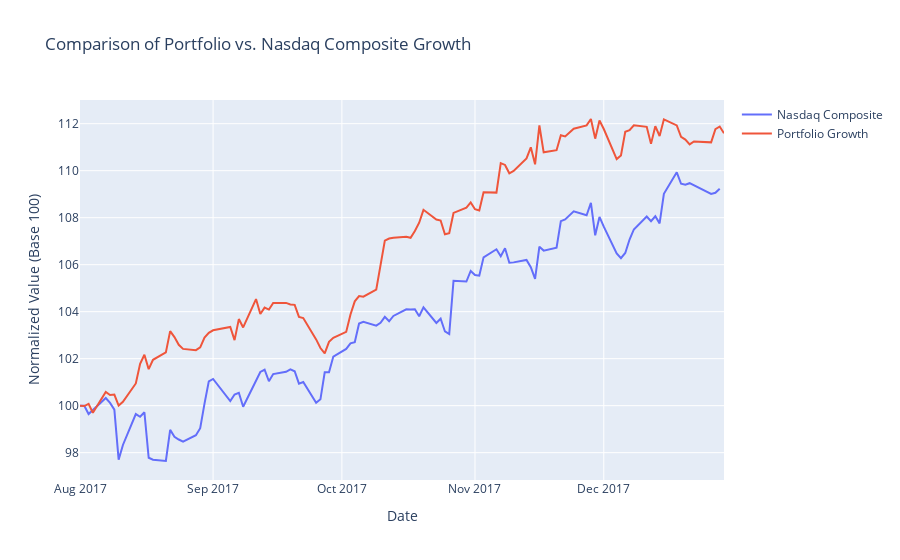

This figure's notebook cell:
### Markdown cell above
## 7.0 Testing Against Others

### Code cell
best_port_assets = best_portfolio['tickers']
best_port_assets_test_data = raw_data_test.loc[:, best_port_assets]

Nasdaq_comp, asset_errors, max_combination = fetch_raw_data_yf(["^IXIC"], best_port_assets_test_data.index[0], best_port_assets_test_data.index[-1])
nasdaq_start = Nasdaq_comp['^IXIC_Close'].iloc[0]
Nasdaq_comp['Normalized'] = (Nasdaq_comp['^IXIC_Close'] / nasdaq_start) * 100

best_portfolio_weights = best_portfolio['weights']
daily_returns = best_port_assets_test_data.pct_change()
weighted_returns = daily_returns.mul(best_portfolio_weights, axis='columns')
portfolio_daily_returns = weighted_returns.sum(axis=1)
portfolio_cumulative_returns = (1 + portfolio_daily_returns).cumprod()

portfolio_start = portfolio_cumulative_returns.iloc[0]
portfolio_normalized = (portfolio_cumulative_returns / portfolio_start) * 100

fig = go.Figure()

fig.add_trace(go.Scatter(
    x=Nasdaq_comp.index,
    y=Nasdaq_comp['Normalized'],
    mode='lines',
    name='Nasdaq Composite'
))

fig.add_trace(go.Scatter(
    x=portfolio_cumulative_returns.index,
    y=portfolio_normalized,
    mode='lines',
    name='Portfolio Growth'
))

fig.update_layout(
    title='Comparison of Portfolio vs. Nasdaq Composite Growth',
    xaxis_title='Date',
    yaxis_title='Normalized Value (Base 100)',
    xaxis=dict(
        type='date',
        tickformat='%b %Y',
        tickmode='auto'
    )
)

fig.show()
